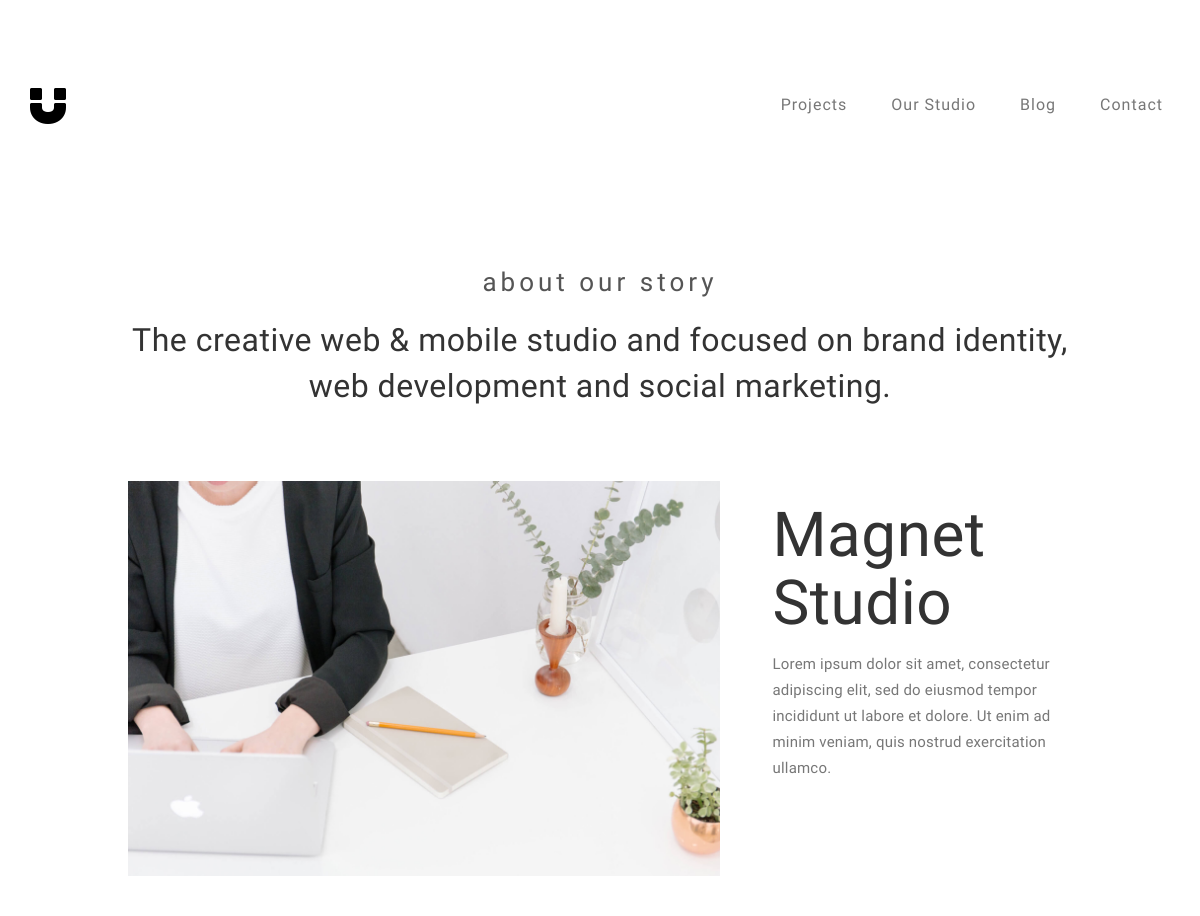
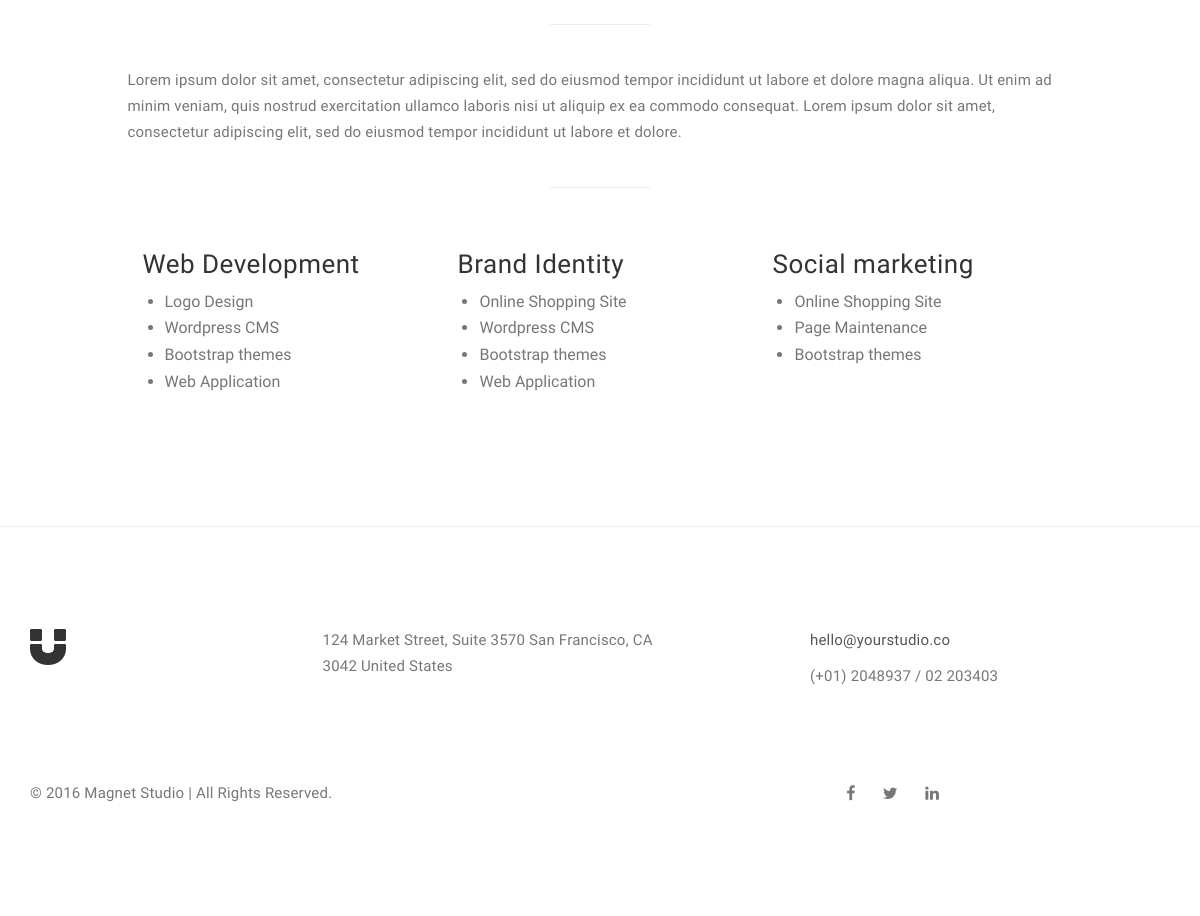
The page /about/ on the database its author committed (2 pictures, top to bottom).
### about/models.py (models this page shows, shortened)
class AboutMain(models.Model):
    Main_Title = models.CharField(max_length=50, blank=False, null=False)
    Main_Content = models.TextField(blank=True, null=True)
    image = models.ImageField(upload_to='posts/', null=False, blank=False,)
    Title = models.CharField(max_length=50, blank=False, null=False)
    First_Text = models.TextField(blank=True, null=True)
    Second_Text = models.TextField(blank=True, null=True)
    class Meta:
        verbose_name = 'Main'
        verbose_name_plural = 'Main'

class AboutSubject(models.Model):
    Subject = models.CharField(max_length=50, blank=False, null=False)
    text1 = models.CharField(max_length=100, blank=True, null=True)
    text2 = models.CharField(max_length=100, blank=True, null=True)
    text3 = models.CharField(max_length=100, blank=True, null=True)
    text4 = models.CharField(max_length=100, blank=True, null=True)
    text5 = models.CharField(max_length=100, blank=True, null=True)
    date = models.DateTimeField(auto_now_add=True)
    class Meta:
        verbose_name = 'Subject'
        verbose_name_plural = 'Subjects'
        ordering = ('date', )

### about/views.py (the view)
# urls.py: path('', about,name='about'),
def about(request):
    main=AboutMain.objects.all().first()
    subjects=AboutSubject.objects.all()
    context={
        'main':main,
        'subjects':subjects
    }
    return render(request,'about/about.html',context=context)

### templates/About/about.html (shortened to what this page needs)
{% extends 'base/base.html' %}
{% load static %}
{% block content %}
<section id="about">
     <div class="container">
          <div class="row">
               <div class="col-md-offset-1 col-md-10 col-sm-12">
                    <div class="section-title">
                         <h3>{{main.Main_Title}}</h3>
                         <h2>{{main.Main_Content}}</h2>
                    </div>
                    <div class="col-md-8 col-sm-12">
                         <img src="{{main.image.url}}" class="img-responsive" alt="About">
                    </div>
                    <div class="col-md-4 col-sm-12">
                         <h1>{{main.Title}}</h1>
                         <p>{{main.First_Text}}</p>
                    </div>
                     <hr>
                    <p>{{main.Second_Text}}</p>
                    <hr>
                    {% for subject in subjects %}
                    <div class="col-md-4 col-sm-6">
                         <h3>{{subject.Subject}}</h3>
                         <ul>
                              {% if  subject.text1 %}
                              <li>{{subject.text1}}</li>
                              {% endif %}
                              {% if  subject.text2 %}
                              <li>{{subject.text2}}</li>
                              {% endif %}
                              {% if  subject.text3 %}
                              <li>{{subject.text3}}</li>
                              {% endif %}
                              {% if  subject.text4 %}
                              <li>{{subject.text4}}</li>
                              {% endif %}
                         </ul>
                    </div>
                    {% endfor %}
               </div>
          </div>
     </div>
</section>
{% endblock %}

### static/css/style.css (style rules this page uses)
body { background: #ffffff; font-family: 'Work Sans', sans-serif; font-style: normal; font-weight: 300; overflow-x: hidden; }
h1,h2,h3,h4,h5,h6 { font-style: normal; font-weight: 300; letter-spacing: 0.5px; }
h1 { font-size: 62px; padding-bottom: 14px; margin-bottom: 0px; }
h2 { font-size: 32px; line-height: 46px; }
h3 { font-size: 26px; }
p { color: #777; font-size: 15px; font-weight: 300; line-height: 26px; letter-spacing: 0.2px; }
html { -webkit-font-smoothing: antialiased; }
* { -webkit-box-sizing: border-box; -moz-box-sizing: border-box; box-sizing: border-box; }
*:before, *:after { -webkit-box-sizing: border-box; -moz-box-sizing: border-box; box-sizing: border-box; }
#portfolio, #about, #blog, #contact, #single-project, #blog-single-post { padding-top: 80px; padding-bottom: 120px; }
.section-title { position: relative; padding-bottom: 62px; text-align: center; }
.section-title h3 { color: #555; font-weight: 400; letter-spacing: 4px; }
#about .col-md-8 { padding-left: 0px; }
#about .col-md-8 img { padding-right: 22px; padding-bottom: 22px; }
#about hr { width: 100px; margin-top: 42px; margin-bottom: 42px; }
#about ul { padding-left: 22px; }
#about ul li { color: #777; font-size: 16px; font-weight: 400; padding-top: 2px; padding-bottom: 2px; }

### rows shown on the page
AboutMain: Main_Title "about our story", Main_Content "The creative web & mobile studio and focused on brand identity, web development and social marketing.", image (picture), Title "Magnet Studio", First_Text "Lorem ipsum dolor sit amet, consectetur adipiscing elit, sed do eiusmod tempor incididunt ut labore et dolore. Ut enim ad minim veniam, quis nostrud exercitation ullamco.", Second_Text "Lorem ipsum dolor sit amet, consectetur adipiscing elit, sed do eiusmod tempor incididunt ut labore et dolore magna aliqua. Ut enim ad minim veniam, quis nostrud exercitation ullamco laboris nisi ut aliquip ex ea commodo consequat. Lorem ipsum dolor sit amet, consectetur adipiscing elit, sed do eiusmod tempor incididunt ut labore et dolore."
AboutSubject: Subject "Web Development", text1 "Logo Design", text2 "Wordpress CMS", text3 "Bootstrap themes", text4 "Web Application"
AboutSubject: Subject "Brand Identity", text1 "Online Shopping Site", text2 "Wordpress CMS", text3 "Bootstrap themes", text4 "Web Application"
AboutSubject: Subject "Social marketing", text1 "Online Shopping Site", text2 "Page Maintenance", text3 "Bootstrap themes"
